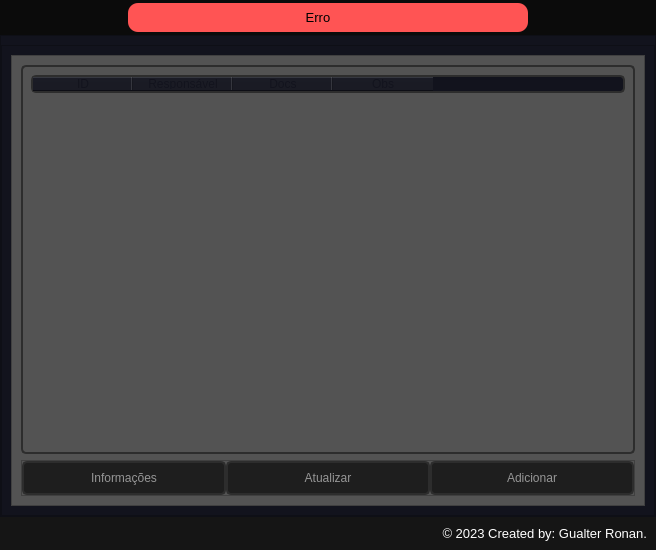
<?xml version="1.0" encoding="UTF-8"?>
<ui version="4.0">
 <class>MainWindow</class>
 <widget class="QMainWindow" name="MainWindow">
  <property name="geometry">
   <rect>
    <x>0</x>
    <y>0</y>
    <width>656</width>
    <height>550</height>
   </rect>
  </property>
  <property name="minimumSize">
   <size>
    <width>656</width>
    <height>550</height>
   </size>
  </property>
  <property name="windowTitle">
   <string>Home</string>
  </property>
  <property name="windowIcon">
   <iconset resource="../rsc.qrc">
    <normaloff>:/icon/Images/wind_icon.png</normaloff>:/icon/Images/wind_icon.png</iconset>
  </property>
  <widget class="QWidget" name="centralwidget">
   <property name="minimumSize">
    <size>
     <width>0</width>
     <height>0</height>
    </size>
   </property>
   <layout class="QVBoxLayout" name="verticalLayout">
    <property name="spacing">
     <number>0</number>
    </property>
    <property name="leftMargin">
     <number>0</number>
    </property>
    <property name="topMargin">
     <number>0</number>
    </property>
    <property name="rightMargin">
     <number>0</number>
    </property>
    <property name="bottomMargin">
     <number>0</number>
    </property>
    <item>
     <widget class="QFrame" name="top_bar">
      <property name="minimumSize">
       <size>
        <width>0</width>
        <height>35</height>
       </size>
      </property>
      <property name="maximumSize">
       <size>
        <width>16777215</width>
        <height>16777215</height>
       </size>
      </property>
      <property name="styleSheet">
       <string notr="true">background-color: rgb(11, 11, 11);</string>
      </property>
      <property name="frameShape">
       <enum>QFrame::NoFrame</enum>
      </property>
      <property name="frameShadow">
       <enum>QFrame::Raised</enum>
      </property>
      <layout class="QHBoxLayout" name="horizontalLayout_2">
       <property name="spacing">
        <number>0</number>
       </property>
       <property name="leftMargin">
        <number>0</number>
       </property>
       <property name="topMargin">
        <number>3</number>
       </property>
       <property name="rightMargin">
        <number>0</number>
       </property>
       <property name="bottomMargin">
        <number>3</number>
       </property>
       <item>
        <widget class="QFrame" name="frame_erro">
         <property name="maximumSize">
          <size>
           <width>400</width>
           <height>16777215</height>
          </size>
         </property>
         <property name="styleSheet">
          <string notr="true">background-color: rgb(255, 84, 84);
border-radius: 10px;</string>
         </property>
         <property name="frameShape">
          <enum>QFrame::NoFrame</enum>
         </property>
         <property name="frameShadow">
          <enum>QFrame::Raised</enum>
         </property>
         <layout class="QHBoxLayout" name="horizontalLayout_3">
          <property name="spacing">
           <number>0</number>
          </property>
          <property name="leftMargin">
           <number>5</number>
          </property>
          <property name="topMargin">
           <number>0</number>
          </property>
          <property name="rightMargin">
           <number>5</number>
          </property>
          <property name="bottomMargin">
           <number>0</number>
          </property>
          <item>
           <widget class="QLabel" name="label_erro">
            <property name="font">
             <font>
              <family>Segoe UI</family>
              <pointsize>10</pointsize>
             </font>
            </property>
            <property name="text">
             <string>Erro</string>
            </property>
            <property name="alignment">
             <set>Qt::AlignCenter</set>
            </property>
           </widget>
          </item>
          <item>
           <widget class="QPushButton" name="bt_cl_popup">
            <property name="maximumSize">
             <size>
              <width>20</width>
              <height>20</height>
             </size>
            </property>
            <property name="cursor">
             <cursorShape>PointingHandCursor</cursorShape>
            </property>
            <property name="styleSheet">
             <string notr="true">image: url(:/close/Images/close-icon.png);
QPushButton {
	border-radius: 5px;
	background-image: url(:/close-icon/Images/close-icon.png);
	background-position: center;
	background-color: rgb(190, 0, 0);
}
QPushButton:hover{
	color: rgb(255, 255, 255);
	background-color: rgb(165, 0, 0);
}
QPushButton:pressed {
	color: rgb(255, 255, 255);
	background-color: rgb(190, 0, 0);
}</string>
            </property>
            <property name="text">
             <string/>
            </property>
           </widget>
          </item>
         </layout>
        </widget>
       </item>
      </layout>
     </widget>
    </item>
    <item>
     <widget class="QFrame" name="frame_home">
      <property name="styleSheet">
       <string notr="true">background-color: rgb(18, 19, 29);</string>
      </property>
      <property name="frameShape">
       <enum>QFrame::StyledPanel</enum>
      </property>
      <property name="frameShadow">
       <enum>QFrame::Raised</enum>
      </property>
      <layout class="QVBoxLayout" name="verticalLayout_3">
       <property name="leftMargin">
        <number>0</number>
       </property>
       <property name="rightMargin">
        <number>0</number>
       </property>
       <property name="bottomMargin">
        <number>0</number>
       </property>
       <item>
        <widget class="QFrame" name="frame_2">
         <property name="minimumSize">
          <size>
           <width>0</width>
           <height>88</height>
          </size>
         </property>
         <property name="frameShape">
          <enum>QFrame::StyledPanel</enum>
         </property>
         <property name="frameShadow">
          <enum>QFrame::Raised</enum>
         </property>
         <layout class="QHBoxLayout" name="horizontalLayout_4">
          <item>
           <widget class="QFrame" name="frame">
            <property name="minimumSize">
             <size>
              <width>633</width>
              <height>66</height>
             </size>
            </property>
            <property name="styleSheet">
             <string notr="true">background-color: rgb(83, 83, 83);</string>
            </property>
            <property name="frameShape">
             <enum>QFrame::StyledPanel</enum>
            </property>
            <property name="frameShadow">
             <enum>QFrame::Raised</enum>
            </property>
            <layout class="QGridLayout" name="gridLayout">
             <item row="0" column="0">
              <widget class="QTableWidget" name="table">
               <property name="minimumSize">
                <size>
                 <width>0</width>
                 <height>0</height>
                </size>
               </property>
               <property name="font">
                <font>
                 <pointsize>12</pointsize>
                </font>
               </property>
               <property name="styleSheet">
                <string notr="true">QTableWidget {
	border: 2px solid rgb(45, 45, 45);
	border-radius: 5px;
	background-color: rgb(83, 83, 83);
	color: rgb(150, 150, 150);
	padding: 8px;
}
QTableWidget::item:selected {
	background-color: rgb(150, 150, 150);
	color: rgb(222, 222, 222);
}
QHeaderView {
	border: 2px solid rgb(45, 45, 45);
	border-radius: 5px;
	background-color: rgb(18, 19, 29);
	color: rgb(18, 19, 29);
}</string>
               </property>
               <column>
                <property name="text">
                 <string>ID</string>
                </property>
               </column>
               <column>
                <property name="text">
                 <string>Responsável</string>
                </property>
               </column>
               <column>
                <property name="text">
                 <string>Docs</string>
                </property>
               </column>
               <column>
                <property name="text">
                 <string>Obs</string>
                </property>
               </column>
              </widget>
             </item>
             <item row="1" column="0">
              <widget class="QFrame" name="frame_bt_filtros">
               <property name="styleSheet">
                <string notr="true">QPushButton {
	border: 2px solid rgb(45, 45, 45);
	border-radius: 5px;
	background-color: rgb(30, 30, 30);
	color: rgb(150, 150, 150);
	padding: 8px;
}
QPushButton:hover {	
	border: 2px solid rgb(200, 200, 200);
	color: rgb(200, 200, 200);
}
QPushButton:pressed {
	border: 2px solid rgb(254, 14, 15);
	color: rgb(200, 200, 200);
}</string>
               </property>
               <property name="frameShape">
                <enum>QFrame::StyledPanel</enum>
               </property>
               <property name="frameShadow">
                <enum>QFrame::Raised</enum>
               </property>
               <layout class="QHBoxLayout" name="horizontalLayout">
                <property name="spacing">
                 <number>0</number>
                </property>
                <property name="leftMargin">
                 <number>0</number>
                </property>
                <property name="topMargin">
                 <number>0</number>
                </property>
                <property name="rightMargin">
                 <number>0</number>
                </property>
                <property name="bottomMargin">
                 <number>0</number>
                </property>
                <item>
                 <widget class="QPushButton" name="bt_info">
                  <property name="text">
                   <string>Informações</string>
                  </property>
                 </widget>
                </item>
                <item>
                 <widget class="QPushButton" name="bt_update">
                  <property name="text">
                   <string>Atualizar</string>
                  </property>
                 </widget>
                </item>
                <item>
                 <widget class="QPushButton" name="bt_add">
                  <property name="text">
                   <string>Adicionar</string>
                  </property>
                 </widget>
                </item>
               </layout>
              </widget>
             </item>
            </layout>
           </widget>
          </item>
         </layout>
        </widget>
       </item>
      </layout>
     </widget>
    </item>
    <item>
     <widget class="QFrame" name="bottom">
      <property name="maximumSize">
       <size>
        <width>16777215</width>
        <height>35</height>
       </size>
      </property>
      <property name="styleSheet">
       <string notr="true">background-color: rgb(21, 21, 21);</string>
      </property>
      <property name="frameShape">
       <enum>QFrame::NoFrame</enum>
      </property>
      <property name="frameShadow">
       <enum>QFrame::Raised</enum>
      </property>
      <layout class="QVBoxLayout" name="verticalLayout_2">
       <item>
        <widget class="QLabel" name="label_credits">
         <property name="font">
          <font>
           <pointsize>10</pointsize>
          </font>
         </property>
         <property name="styleSheet">
          <string notr="true">color: rgb(255, 255, 255);</string>
         </property>
         <property name="text">
          <string>© 2023 Created by: Gualter Ronan.</string>
         </property>
         <property name="alignment">
          <set>Qt::AlignRight|Qt::AlignTrailing|Qt::AlignVCenter</set>
         </property>
        </widget>
       </item>
      </layout>
     </widget>
    </item>
   </layout>
  </widget>
 </widget>
 <resources>
  <include location="../rsc.qrc"/>
 </resources>
 <connections/>
</ui>
